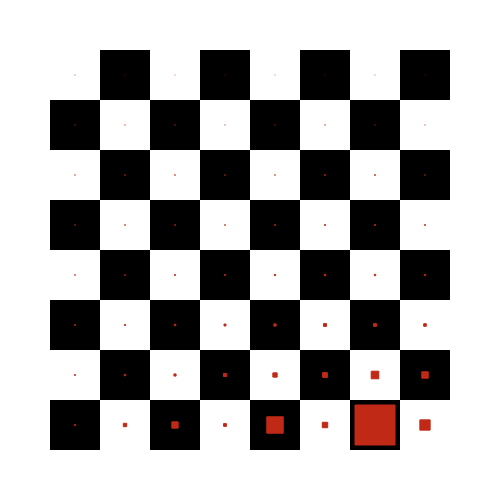

The cell this chart's notebook holds for it:
### Code cell
fig = getChessboard()

fig.add_trace(getHeatmap(df2))

fig.show(
    config={"displayModeBar": False, "scrollZoom": False, "showAxisDragHandles": False}
)

### Figure 1 — Plotly figure (JSON) as saved in the notebook; plotly's stock layout.template omitted (floating-point values rounded to 4 significant figures)
{"data": [{"colorscale": [[0, "white"], [1, "black"]], "dx": 0, "hoverinfo": "none", "name": "Chess Board", "showscale": false, "type": "heatmap", "x": [0, 1, 2, 3, 4, 5, 6, 7], "x0": 0, "y": [0, 1, 2, 3, 4, 5, 6, 7], "y0": 0, "z": [[1, 0, 1, 0, 1, 0, 1, 0], [0, 1, 0, 1, 0, 1, 0, 1], [1, 0, 1, 0, 1, 0, 1, 0], [0, 1, 0, 1, 0, 1, 0, 1], [1, 0, 1, 0, 1, 0, 1, 0], [0, 1, 0, 1, 0, 1, 0, 1], [1, 0, 1, 0, 1, 0, 1, 0], [0, 1, 0, 1, 0, 1, 0, 1]]}, {"dx": 0, "hoverinfo": "all", "hovertemplate": "<b>Test</b>: %{hovertext} - %{marker_size}<br>number: 1<extra></extra>", "hovertext": [0.72, 2.15, 4.04, 1.82, 10.52, 3.48, 25.57, 6.58, 0.62, 0.92, 1.37, 2.02, 2.75, 3.07, 4.87, 4.12, 0.52, 0.75, 0.98, 1.24, 1.47, 1.87, 1.84, 1.66, 0.41, 0.43, 0.61, 0.65, 0.8, 0.96, 0.89, 0.83, 0.33, 0.41, 0.45, 0.45, 0.51, 0.63, 0.63, 0.56, 0.27, 0.35, 0.37, 0.35, 0.36, 0.48, 0.48, 0.33, 0.2, 0.21, 0.23, 0.17, 0.2, 0.24, 0.19, 0.17, 0.14, 0.12, 0.11, 0.11, 0.11, 0.1, 0.1, 0.12], "marker": {"color": "#c12917", "line": {"color": "#c12917"}, "opacity": 1, "size": [0.72, 2.15, 4.04, 1.82, 10.52, 3.48, 25.57, 6.58, 0.62, 0.92, 1.37, 2.02, 2.75, 3.07, 4.87, 4.12, 0.52, 0.75, 0.98, 1.24, 1.47, 1.87, 1.84, 1.66, 0.41, 0.43, 0.61, 0.65, 0.8, 0.96, 0.89, 0.83, 0.33, 0.41, 0.45, 0.45, 0.51, 0.63, 0.63, 0.56, 0.27, 0.35, 0.37, 0.35, 0.36, 0.48, 0.48, 0.33, 0.2, 0.21, 0.23, 0.17, 0.2, 0.24, 0.19, 0.17, 0.14, 0.12, 0.11, 0.11, 0.11, 0.1, 0.1, 0.12], "sizemin": 0, "sizemode": "diameter", "sizeref": 0.6392, "symbol": "square"}, "mode": "markers", "name": "", "opacity": 1, "type": "scatter", "x": [0, 1, 2, 3, 4, 5, 6, 7, 0, 1, 2, 3, 4, 5, 6, 7, 0, 1, 2, 3, 4, 5, 6, 7, 0, 1, 2, 3, 4, 5, 6, 7, 0, 1, 2, 3, 4, 5, 6, 7, 0, 1, 2, 3, 4, 5, 6, 7, 0, 1, 2, 3, 4, 5, 6, 7, 0, 1, 2, 3, 4, 5, 6, 7], "x0": 0, "y": [0, 0, 0, 0, 0, 0, 0, 0, 1, 1, 1, 1, 1, 1, 1, 1, 2, 2, 2, 2, 2, 2, 2, 2, 3, 3, 3, 3, 3, 3, 3, 3, 4, 4, 4, 4, 4, 4, 4, 4, 5, 5, 5, 5, 5, 5, 5, 5, 6, 6, 6, 6, 6, 6, 6, 6, 7, 7, 7, 7, 7, 7, 7, 7], "y0": 0}], "layout": {"coloraxis": {"showscale": false}, "font": {"color": "white"}, "height": 500, "margin": {"b": 50, "l": 50, "pad": 10, "r": 50, "t": 50}, "paper_bgcolor": "rgba(0, 0, 0, 0)", "plot_bgcolor": "rgba(0, 0, 0, 0)", "width": 500, "xaxis": {"color": "white", "fixedrange": true, "range": [-0.5, 7.5], "tickfont": {"size": 12}, "tickmode": "array", "ticktext": ["A", "B", "C", "D", "E", "F", "G", "H"], "tickvals": [0, 1, 2, 3, 4, 5, 6, 7], "type": "linear"}, "yaxis": {"color": "white", "fixedrange": true, "range": [-0.5, 7.5], "tickfont": {"size": 12}, "tickmode": "array", "ticktext": [1, 2, 3, 4, 5, 6, 7, 8], "tickvals": [0, 1, 2, 3, 4, 5, 6, 7], "type": "linear"}}}
